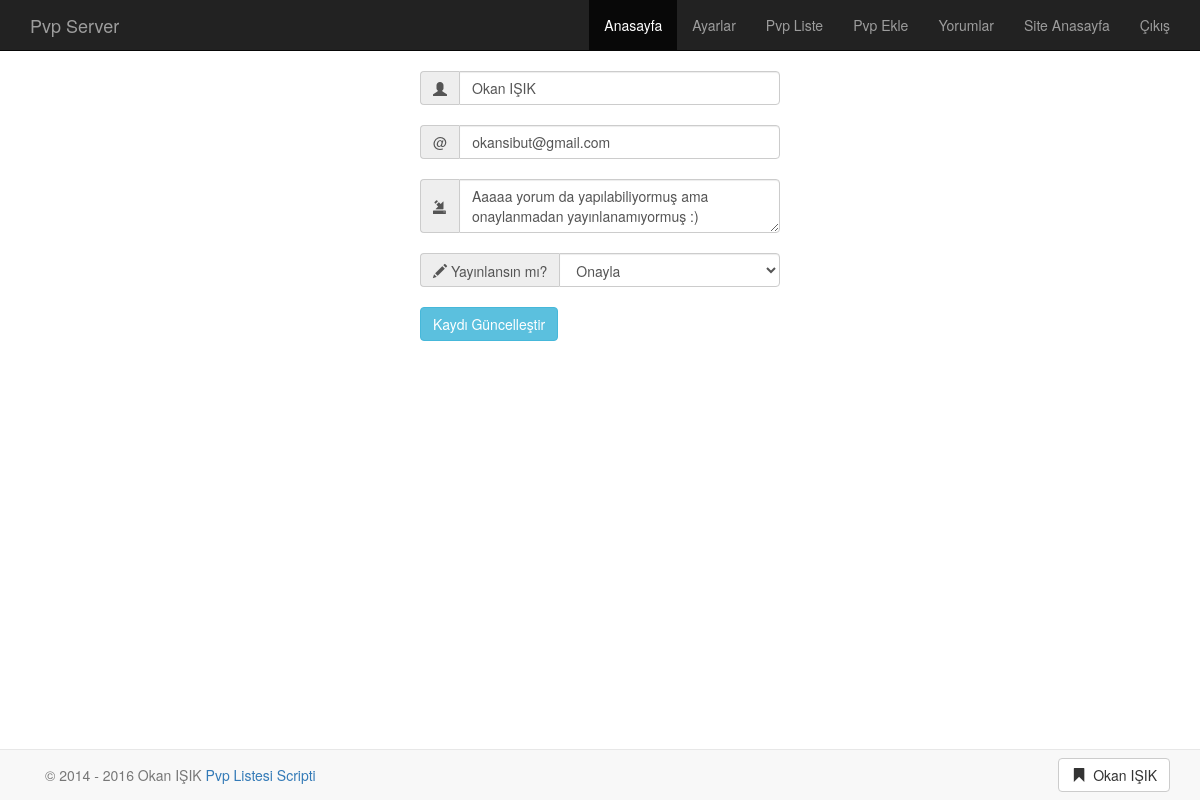
The page /yonetim/yorumonay.php?id=28 (signed in) on the database its author committed.
### tables this page shows
CREATE TABLE IF NOT EXISTS `ayar` (
  `id` int(11) NOT NULL,
  `kullaniciadi` varchar(150) NOT NULL,
  `sifre` varchar(32) NOT NULL,
  `footersol` varchar(200) NOT NULL,
  `footersag` varchar(200) NOT NULL,
  `footerlink` varchar(250) NOT NULL,
  `sitebasligi` varchar(250) NOT NULL,
  `siteadi` varchar(11) NOT NULL
);

CREATE TABLE IF NOT EXISTS `yorumlar` (
  `id` int(11) NOT NULL,
  `isim` varchar(120) NOT NULL,
  `email` varchar(120) NOT NULL,
  `yorum` varchar(250) NOT NULL,
  `tarih` timestamp NOT NULL DEFAULT CURRENT_TIMESTAMP ON UPDATE CURRENT_TIMESTAMP,
  `durum` varchar(11) NOT NULL
);

### yonetim/yorumonay.php (the view, shortened to what this page needs)
<?php require_once('../Connections/baglan.php'); ?>
<?php
$logoutAction = $_SERVER['PHP_SELF']."?doLogout=true";
if ((isset($_SERVER['QUERY_STRING'])) && ($_SERVER['QUERY_STRING'] != "")){
  $logoutAction .="&". htmlentities($_SERVER['QUERY_STRING']);
}
?>
<?php
if (!function_exists("GetSQLValueString")) {
function GetSQLValueString($theValue, $theType, $theDefinedValue = "", $theNotDefinedValue = "")
{
  $theValue = function_exists("mysql_real_escape_string") ? mysql_real_escape_string($theValue) : mysql_escape_string($theValue);
  switch ($theType) {
    case "long":
    case "int":
      $theValue = ($theValue != "") ? intval($theValue) : "NULL";
      break;
  }
  return $theValue;
}
}
$editFormAction = $_SERVER['PHP_SELF'];
if (isset($_SERVER['QUERY_STRING'])) {
  $editFormAction .= "?" . htmlentities($_SERVER['QUERY_STRING']);
}
$query_ayar = "SELECT * FROM ayar";
$ayar = mysql_query($query_ayar, $baglan) or die(mysql_error());
$row_ayar = mysql_fetch_assoc($ayar);
$colname_yorunonay = "-1";
if (isset($_GET['id'])) {
  $colname_yorunonay = $_GET['id'];
}
$query_yorunonay = sprintf("SELECT * FROM yorumlar WHERE id = %s", GetSQLValueString($colname_yorunonay, "int"));
$yorunonay = mysql_query($query_yorunonay, $baglan) or die(mysql_error());
$row_yorunonay = mysql_fetch_assoc($yorunonay);
include "ust.php";
?>
    <div class="container">
		<div class="row">
		<div class="col-md-4 col-md-offset-4">
			<form action="<?php echo $editFormAction; ?>" method="post" name="form1" id="form1">
				<div class="input-group">
					<span class="input-group-addon" id="sizing-addon2"><span class="glyphicon glyphicon-user" aria-hidden="true"></span></span>
					<td><input type="text" name="isim" value="<?php echo htmlentities($row_yorunonay['isim'], ENT_COMPAT, 'utf-8'); ?>" class="form-control" aria-describedby="sizing-addon2" required>
				</div></br>
				<div class="input-group">
					<span class="input-group-addon" id="sizing-addon2">@</span>
					<input type="text" name="email" value="<?php echo htmlentities($row_yorunonay['email'], ENT_COMPAT, 'utf-8'); ?>" class="form-control" placeholder="Email Adresiniz..." aria-describedby="sizing-addon2" required>
				</div></br>
				<div class="input-group">
					<span class="input-group-addon" id="sizing-addon2"><span class="glyphicon glyphicon-import" aria-hidden="true"></span></span>
					<textarea name="yorum" cols="32" class="form-control"><?php echo htmlentities($row_yorunonay['yorum'], ENT_COMPAT, 'utf-8'); ?></textarea>
				</div></br>
				<div class="input-group">
					<span class="input-group-addon" id="sizing-addon2"><span class="glyphicon glyphicon-pencil" aria-hidden="true"></span> Yayınlansın mı?</span>
					<select name="durum" class="form-control">
					<option value="Yayında" <?php if (!(strcmp("Yayında", htmlentities($row_yorunonay['durum'], ENT_COMPAT, 'utf-8')))) {echo "SELECTED";} ?>>Onayla</option>
					</select>
				</div></br>
				<div class="input-group">
					<input type="submit" value="Kaydı Güncelleştir" class="btn btn-info" aria-describedby="sizing-addon2">
				</div>
			</form></br></br>
		</div>
    </div>
<?php
include "alt.php";
?>

### yonetim/ust.php (shortened to what this page needs)
<!DOCTYPE html>
<html lang="tr">
  <head>
	<link rel="stylesheet" href="../css/bootstrap.min.css">
	<link rel="stylesheet" href="../css/kaydet.css">
</head>
<body>
	<nav class="navbar navbar-inverse navbar-static-top">
		<div class="container">
			<div class="navbar-header">
			<a class="navbar-brand" href="./"><?php echo $row_ayar['siteadi']; ?></a>
			</div>
			<div class="collapse navbar-collapse navbarSec">
				<ul class="nav navbar-nav navbar-right">
					<li class="active"><a href="index.php">Anasayfa</a></li>
					<li><a href="ayarlar.php">Ayarlar</a></li>
					<li><a href="liste.php">Pvp Liste</a></li>
					<li><a href="pvp-ekle.php">Pvp Ekle</a></li>
					<li><a href="yorumlar.php">Yorumlar</a></li>
					<li><a href="../index.html">Site Anasayfa</a></li>
					<li><a href="<?php echo $logoutAction ?>">Çıkış</a></li>
				</ul>
			</div>
		</div>
	</nav>

### yonetim/alt.php (shortened to what this page needs)
  <div class="navbar navbar-default navbar-fixed-bottom">
    <div class="container">
      <p class="navbar-text pull-left">© 2014 - <?php echo date("o"); ?> Okan IŞIK
           <a href="//okandiyebiri.com" target="_blank" >Pvp Listesi Scripti</a>
      </p>
      <a href="<?php echo $row_ayar['footerlink']; ?>" class="hidden-xs navbar-btn btn-default btn pull-right">
      <span class="glyphicon glyphicon-bookmark"></span>  <?php echo $row_ayar['footersol']; ?></a>
    </div>
  </div>
</body>
</html>

### rows shown on the page
ayar: siteadi "Pvp Server", footersol "Okan IŞIK"
yorumlar: isim "Okan IŞIK", email "okansibut@gmail.com", yorum "Aaaaa yorum da yapılabiliyormuş ama onaylanmadan yayınlanamıyormuş :)"
